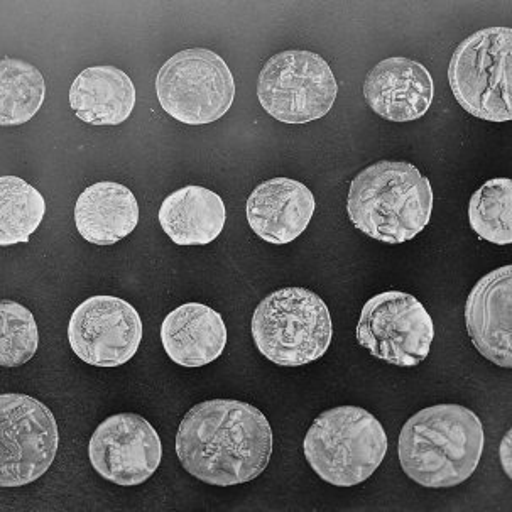
#> input picture 비전/images/spatial_frequency_filtering_input.png, 512 x 512 px
$ python partB_filtering.py
#> lines starting #> are read from the running program, lines starting #| are printed output that depends on the picture
# -*- coding: utf-8 -*-
"""
Homework 1 (Computer Vision) - Part B
Spatial- and Frequency-Domain Filtering  (from scratch)

Each filter is applied in both the spatial domain (direct convolution) and the
frequency domain (FFT multiply with zero-padding for LINEAR convolution), and the
two are compared via MSE / PSNR / SSIM. Also: frequency-response analysis,
impulse-response verification, and Gaussian-based unsharp masking.

Allowed built-ins: numpy (+ numpy.fft), PIL (loading), matplotlib (display).

Run:  python partB_filtering.py
-> figures saved to output/ as B1..B6, quantitative results printed.

Parameters:
  - blur kernel h_b = (1/9) * ones(3,3)
  - sharpen kernel h_s = [[0,-1,0],[-1,5,-1],[0,-1,0]]
  - Fourier display: centered log-magnitude  log(1 + |fftshift(F)|)
  - frequency filtering: zero-pad to (M+m-1, N+n-1) => linear convolution
  - unsharp masking: sigma = 1.0, 3.0 ; k = 1.0, 2.0 ; Gaussian radius = ceil(3*sigma)
"""

import os
import json
from pathlib import Path
import numpy as np
import matplotlib
matplotlib.use("Agg")
import matplotlib.pyplot as plt
from PIL import Image

IMG_PATH = os.path.join(os.path.dirname(os.path.abspath(__file__)), "images", "spatial_frequency_filtering_input.png")
BASE_DIR = Path(__file__).resolve().parent
OUT_DIR = str(BASE_DIR / "output")
SPEC = "magma"   # colormap for spectra


# =====================================================================
# From-scratch helpers
# =====================================================================
def conv2d(f, h):
    """Linear convolution, zero-padded, 'same' output (kernel flipped)."""
    f = f.astype(np.float64); h = h.astype(np.float64)
    kh, kw = h.shape
    ph, pw = kh // 2, kw // 2
    hf = h[::-1, ::-1]
    fp = np.pad(f, ((ph, ph), (pw, pw)))
    out = np.zeros_like(f)
    for i in range(kh):
        for j in range(kw):
            out += hf[i, j] * fp[i:i+f.shape[0], j:j+f.shape[1]]
    return out

def conv2d_fft(f, h, return_spectra=False):
    """Zero-extended linear convolution. Unshifted kernel, then centered 'same' crop.

    F, H and G use the identical full-convolution grid. A top-left kernel origin
    adds a phase delay; cropping by its radius aligns the odd-kernel output.
    """
    f = np.asarray(f, dtype=np.float64); h = np.asarray(h, dtype=np.float64)
    M, N = f.shape; m, n = h.shape
    if m % 2 == 0 or n % 2 == 0:
        raise ValueError("This centered implementation requires odd kernel dimensions")
    shape = (M+m-1, N+n-1)
    F = np.fft.fft2(f, shape); H = np.fft.fft2(h, shape); G = F * H
    full = np.fft.ifft2(G).real
    si, sj = m//2, n//2
    same = full[si:si+M, sj:sj+N]
    return (same, F, H, G) if return_spectra else same

def logmag(X):
    """Centered log-magnitude spectrum: log(1 + |fftshift(X)|)."""
    return np.log1p(np.abs(np.fft.fftshift(X)))

def spectrum_of_image(img):
    return logmag(np.fft.fft2(img))

def spectrum_of_kernel(h, shape):
    """Display-only: pad kernel to image size to show H(u,v)."""
    return logmag(np.fft.fft2(h, s=shape))

def gaussian_kernel(sigma):
    rad = max(1, int(np.ceil(3 * sigma)))
    ax = np.arange(-rad, rad + 1)
    xx, yy = np.meshgrid(ax, ax)
    g = np.exp(-(xx**2 + yy**2) / (2 * sigma**2))
    return g / g.sum()

# metrics (from scratch)
def mse(a, b):
    a = a.astype(np.float64); b = b.astype(np.float64)
    return float(np.mean((a - b) ** 2))

def psnr(a, b, peak=255.0):
    m = mse(a, b)
    return float("inf") if m == 0 else 10.0 * np.log10(peak * peak / m)

def _gauss_win(size=11, sigma=1.5):
    ax = np.arange(size) - (size - 1) / 2.0
    g = np.exp(-(ax ** 2) / (2 * sigma ** 2)); g /= g.sum()
    return np.outer(g, g)

def ssim(a, b, peak=255.0):
    a = a.astype(np.float64); b = b.astype(np.float64)
    w = _gauss_win(11, 1.5)
    C1 = (0.01 * peak) ** 2; C2 = (0.03 * peak) ** 2
    mu_a = conv2d(a, w); mu_b = conv2d(b, w)
    va = conv2d(a*a, w) - mu_a**2
    vb = conv2d(b*b, w) - mu_b**2
    vab = conv2d(a*b, w) - mu_a*mu_b
    smap = ((2*mu_a*mu_b + C1) * (2*vab + C2)) / ((mu_a**2 + mu_b**2 + C1) * (va + vb + C2))
    return float(smap.mean())


# =====================================================================
# Display helpers
# =====================================================================
def show(ax, img, title="", cmap="gray", vmin=None, vmax=None):
    ax.imshow(img, cmap=cmap, vmin=vmin, vmax=vmax)
    ax.set_title(title, fontsize=9)
    ax.axis("off")

def save(fig, tag):
    path = os.path.join(OUT_DIR, tag + ".png")
    fig.savefig(path, dpi=130, bbox_inches="tight")
    plt.close(fig)
    return path


hb = np.ones((3, 3)) / 9.0
hs = np.array([[0, -1, 0], [-1, 5, -1], [0, -1, 0]], dtype=np.float64)


def _overview_fig(f, h, hname, tag, clip_spatial):
    g_s = conv2d(f, h)
    g_f, F, H, G = conv2d_fft(f, h, return_spectra=True)
    diff = np.abs(g_s-g_f)
    sf, sh, sg = logmag(F), logmag(H), logmag(G)
    top = max(sf.max(), sg.max())
    fig, ax = plt.subplots(2,4,figsize=(16,8),layout="constrained")
    show(ax[0,0], f, "Input f", vmin=0, vmax=255)
    show(ax[0,1], sf, "log(1+|F|), padded grid", cmap=SPEC, vmin=0, vmax=top)
    show(ax[0,2], h, "Impulse response " + hname, vmin=min(0,h.min()), vmax=h.max())
    for (i,j), v in np.ndenumerate(h):
        ax[0,2].text(j,i,"%.3f" % v,ha="center",va="center",color="red",fontsize=11)
    show(ax[0,3], sh, "log(1+|H|), padded grid", cmap=SPEC, vmin=0, vmax=sh.max())
    show(ax[1,0], np.clip(g_s,0,255), "Spatial result (display clipped)", vmin=0,vmax=255)
    show(ax[1,1], np.clip(g_f,0,255), "FFT result (same crop)", vmin=0,vmax=255)
    show(ax[1,2], sg, "log(1+|G|), G=H F before crop", cmap=SPEC,vmin=0,vmax=top)
    show(ax[1,3], diff/1e-12, "Absolute difference / 1e-12",cmap="magma",vmin=0,vmax=1.2)
    fig.colorbar(ax[1,3].images[0],ax=ax[1,3],shrink=.8,label="Error in units of 1e-12")
    fig.suptitle("F and G share a log scale; max absolute error = %.3e" % diff.max())
    return save(fig,tag), g_s, g_f


def run_all(img_path=IMG_PATH):
    os.makedirs(OUT_DIR, exist_ok=True)
    f = np.array(Image.open(img_path).convert("L"), dtype=np.float64)
    res = {"figures": {}, "metrics": {}}
    F = res["figures"]; met = res["metrics"]
    met["shape"] = f.shape

    # ---- B1 Blur ----
    F["B1"], gb_s, gb_f = _overview_fig(f, hb, "h_b", "B1_blur", clip_spatial=False)
#> in logmag (call 3), `return np.log1p(np.abs(np.fft.fftshift(X)))`:
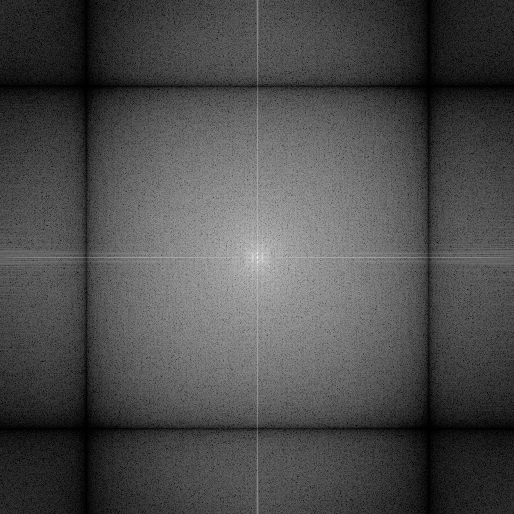
#> returned value: shape (514, 514) float64; min 0.00158, max 17.05, mean 5.1; drawn with min black and max white
#> in _overview_fig, `top = max(sf.max(), sg.max())`: top = 17.05
#> in save, `fig.savefig(path, dpi=130, bbox_inches="tight")`:
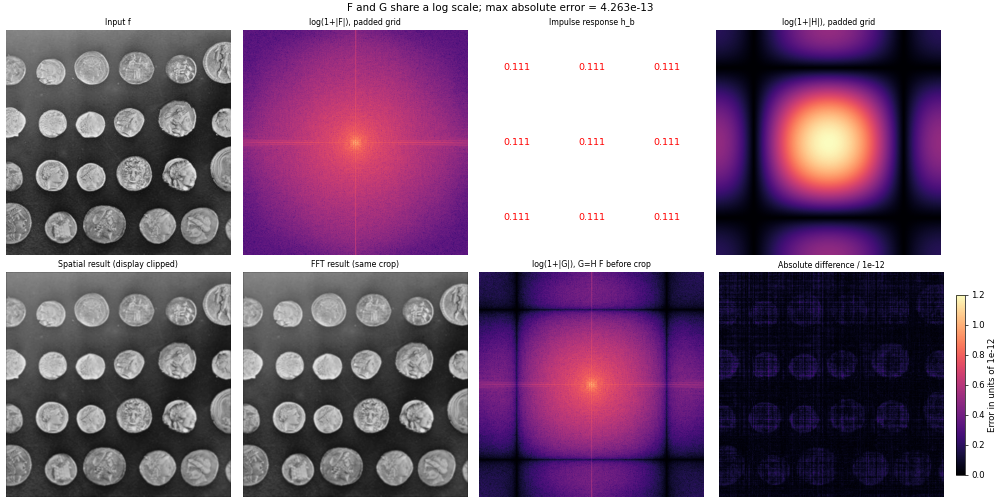
#> figure drawn by matplotlib, 9 panels
    met["blur_mse"] = mse(gb_s, gb_f); met["blur_psnr"] = psnr(gb_s, gb_f, 255); met["blur_ssim"] = ssim(gb_s, gb_f, 255)
#> in psnr, `m = mse(a, b)`: m = 7.34e-27

    # ---- B2 Sharpen ----
    F["B2"], gs_s, gs_f = _overview_fig(f, hs, "h_s", "B2_sharpen", clip_spatial=True)
#> after the loop in conv2d (call 7), `for i in range(kh):`:
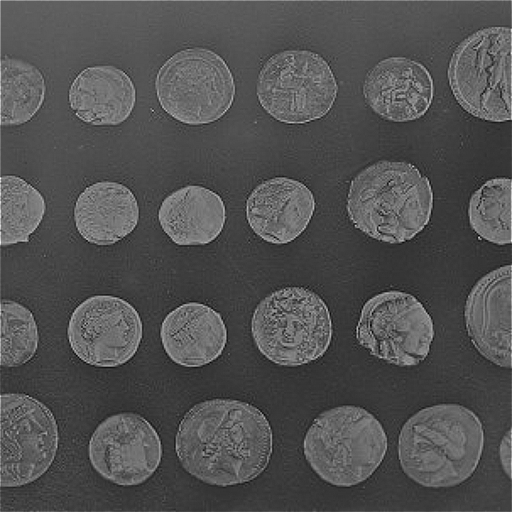
#> out: shape (512, 512) float64; min -113, max 541, mean 97.5; drawn with min black and max white
#> in logmag (call 6), `return np.log1p(np.abs(np.fft.fftshift(X)))`:
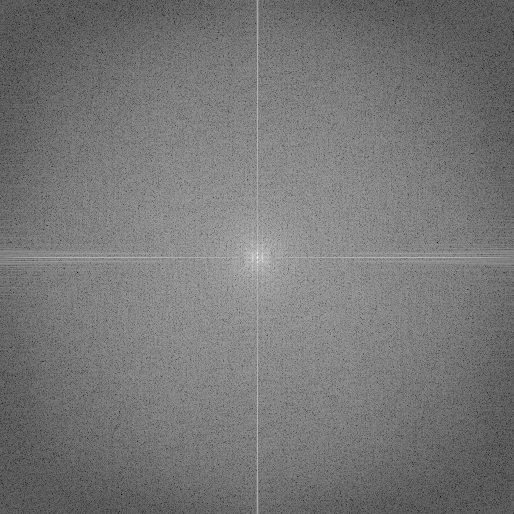
#> returned value: shape (514, 514) float64; min 1.38, max 17.05, mean 8.72; drawn with min black and max white
#> call 2 of save, with tag = 'B2_sharpen'
#> in save (call 2), `fig.savefig(path, dpi=130, bbox_inches="tight")`:
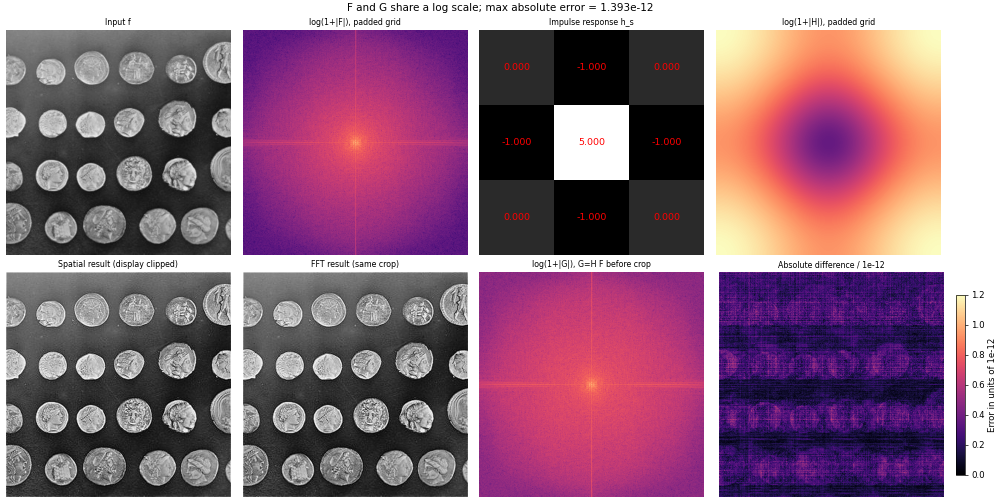
#> figure drawn by matplotlib, 9 panels
    met["sharp_mse"] = mse(gs_s, gs_f); met["sharp_psnr"] = psnr(gs_s, gs_f, 255); met["sharp_ssim"] = ssim(gs_s, gs_f, 255)
#> call 2 of ssim, with peak = 255
#> after the loop in conv2d (call 10), `for i in range(kh):`:
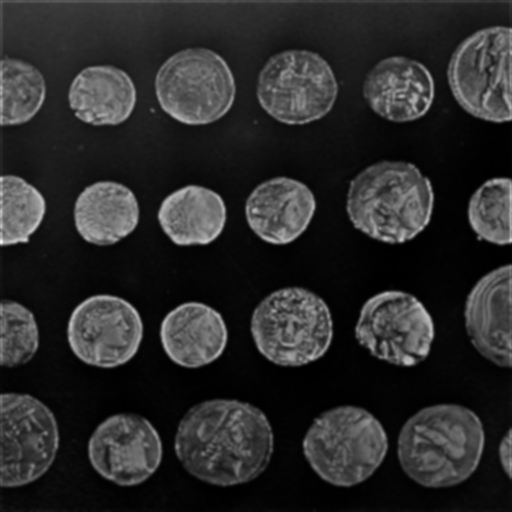
#> out: shape (512, 512) float64; min 365.1, max 77250.8, mean 13303.5; drawn with min black and max white
#> in ssim (call 2), `va = conv2d(a*a, w) - mu_a**2`:
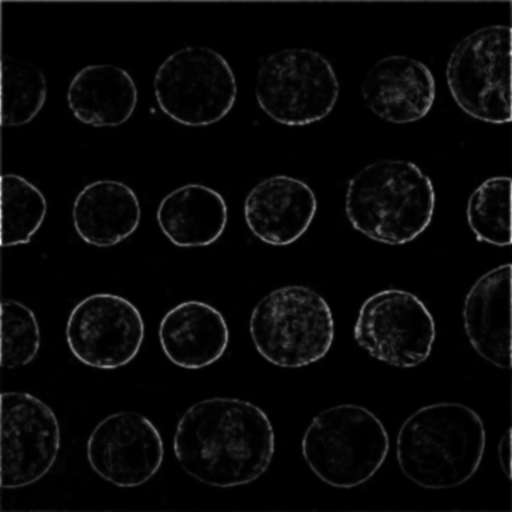
#> va: shape (512, 512) float64; min 0.587, max 32033.8, mean 1031.2; drawn with min black and max white

    # ---- B3 Frequency analysis (|F|,|H|,|G|) + response cross-section ----
    for name, h, tag in [("Blur h_b", hb, "blur"), ("Sharpen h_s", hs, "sharpen")]:
        _, Fs, Hs, Gs = conv2d_fft(f, h, return_spectra=True)
        spectra = [logmag(Fs),logmag(Hs),logmag(Gs)]
        vmax = max(spectra[0].max(),spectra[2].max())
        fig, ax = plt.subplots(1,3,figsize=(15,4.8),layout="constrained")
        for j,title in enumerate(["log(1+|F|)","log(1+|H|)","log(1+|G|), G=H F"]):
            show(ax[j],spectra[j],title,cmap=SPEC,vmin=0,
                 vmax=spectra[1].max() if j==1 else vmax)
            fig.colorbar(ax[j].images[0],ax=ax[j],shrink=.8)
        fig.suptitle(name + " - same padded grid; F and G share the scale")
        F["B3_"+tag] = save(fig,"B3_spectra_"+tag)
#> this loop made 2 passes
#> vmax on passes 1 to 2: 17.05, 17.05
#> after the loop, F = 4 items

    # ---- B4 Impulse-response verification ----
    sz = 31
    delta = np.zeros((sz, sz)); delta[sz//2, sz//2] = 1.0
    c = sz // 2; r = 4  # crop half-size for visibility
    for name, h, tag in [("Blur", hb, "blur"), ("Sharpen", hs, "sharpen")]:
        out = conv2d(delta, h)
        out_fft = conv2d_fft(delta, h)
        met["impulse_fft_err_"+tag] = float(np.max(np.abs(out-out_fft)))
        kh, kw = h.shape
        patch = out[c-kh//2:c-kh//2+kh, c-kw//2:c-kw//2+kw]
        err = float(np.max(np.abs(patch - h)))
        fig, ax = plt.subplots(1, 5, figsize=(16, 3.4))
        show(ax[0], delta, "delta(x,y)")
        # |FFT(delta)| = 1 at every frequency -> log(1+1)=0.693 constant.
        # Fix vmin/vmax so the panel reads as genuinely FLAT (otherwise imshow
        # auto-scales ~1e-16 float noise to full contrast and looks textured).
        show(ax[1], logmag(np.fft.fft2(delta)), "log|FFT(delta)|  (FLAT = all freqs equal)",
             cmap=SPEC, vmin=0.0, vmax=1.0)
        show(ax[2], out[c-r:c+r+1, c-r:c+r+1], "output h*delta  (center 9x9)")
        show(ax[3], h, "impulse response h", vmin=min(0,h.min()), vmax=h.max())
        for (hi,hj), value in np.ndenumerate(h):
            ax[3].text(hj,hi,"%.3f" % value,ha="center",va="center",color="red",fontsize=10)
        show(ax[4], spectrum_of_kernel(h, (sz, sz)), "log|H(u,v)|", cmap=SPEC)
        fig.suptitle("%s :  max|output_center - h| = %.2e" % (name, err), y=1.05)
        F["B4_" + tag] = save(fig, "B4_impulse_" + tag)
        met["impulse_err_" + tag] = err
#> after the loop, F = 6 items; met = 11 items

    # ---- B5 Gaussian-based unsharp masking ----
    COLS = ["original f", "Gaussian kernel", "blurred f_L", "high-freq f_H", "sharpened g"]

    def components(sigma):
        gk = gaussian_kernel(sigma); fL = conv2d(f, gk); fH = f - fL
        return gk, fL, fH

    def b5_panel(variants, title, tag):
        # variants: list of (label, gk, fL, fH, g). 2 rows per variant: image row + |F| spectrum row.
        nrows = 2 * len(variants)
        fig, ax = plt.subplots(nrows, 5, figsize=(16, 3.05 * nrows))
        cmaps = ["gray", "viridis", "gray", "gray", "gray"]
        for vi, (lbl, gk, fL, fH, g) in enumerate(variants):
            ri = 2 * vi
            imgs = [f, gk, fL, fH, np.clip(g, 0, 255)]
            for c in range(5):
                show(ax[ri, c], imgs[c], "%s  [%s]" % (COLS[c], lbl), cmap=cmaps[c])
            specs = [spectrum_of_image(f), spectrum_of_kernel(gk, f.shape),
                     spectrum_of_image(fL), spectrum_of_image(fH), spectrum_of_image(g)]
            for c in range(5):
                show(ax[ri + 1, c], specs[c], "|F| of " + COLS[c], cmap=SPEC)
        fig.suptitle(title, y=1.0)
        plt.tight_layout()
        return save(fig, tag)

    # (A) vary sigma (k fixed) : rows = [sigma=1 image, sigma=1 |F|, sigma=3 image, sigma=3 |F|]
    k_fix = 2.0
    var_sigma = []
    for s in [1.0, 3.0]:
        gk, fL, fH = components(s)
        var_sigma.append(("sigma=%.0f, k=%.0f" % (s, k_fix), gk, fL, fH, (1 + k_fix) * f - k_fix * fL))
#> after the loop, var_sigma = 2 items
    F["B5_sigma"] = b5_panel(var_sigma, "B5 - vary sigma (k=%.0f fixed);  each variant: image row + |F| spectrum row" % k_fix, "B5_1_vary_sigma")
#> in b5_panel, `nrows = 2 * len(variants)`: nrows = 4
#> the loop in b5_panel, `for vi, (lbl, gk, fL, fH, g) in enumerate(variants):` made 2 passes
#> (vi, lbl, ri) on passes 1 to 2: (0, 'sigma=1, k=2', 0), (1, 'sigma=3, k=2', 2)

    # (B) vary k (sigma fixed = 3)
    s_fix = 3.0
    gk3, fL3, fH3 = components(s_fix)
    var_k = [("sigma=%.0f, k=%.0f" % (s_fix, k), gk3, fL3, fH3, (1 + k) * f - k * fL3) for k in [1.0, 2.0]]
#> var_k = 2 items
    F["B5_k"] = b5_panel(var_k, "B5 - vary k (sigma=%.0f fixed);  each variant: image row + |F| spectrum row" % s_fix, "B5_2_vary_k")
#> the loop in b5_panel (call 2), `for vi, (lbl, gk, fL, fH, g) in enumerate(variants):` made 2 passes
#> (vi, lbl, ri) on passes 1 to 2: (0, 'sigma=3, k=1', 0), (1, 'sigma=3, k=2', 2)

    # (C) compare with the fixed 3x3 sharpening kernel h_s (use sigma=3 for coarse-structure sharpening)
    g_unsharp = (1 + 1.0) * f - 1.0 * fL3        # sigma=3, k=1
    g_fixed = conv2d(f, hs)
    fig, ax = plt.subplots(1, 3, figsize=(14, 4.6))
    show(ax[0], f, "original f")
    show(ax[1], np.clip(g_fixed, 0, 255), "fixed 3x3 kernel h_s")
    show(ax[2], np.clip(g_unsharp, 0, 255), "unsharp sigma=3, k=1")
    fig.suptitle("B5 comparison: fixed frequency gain vs adjustable Gaussian scale and strength", y=1.02)
    F["B5_vs_fixed"] = save(fig, "B5_3_vs_fixed")

    # B5 verification in both domains, for every sigma/k combination.
    met["unsharp_comparison"] = []
    fig, ax = plt.subplots(4,3,figsize=(12,14),layout="constrained")
    for row,(sigma,k) in enumerate([(1.,1.),(1.,2.),(3.,1.),(3.,2.)]):
        gk = gaussian_kernel(sigma)
        fLs = conv2d(f,gk); fLf = conv2d_fft(f,gk)
        us = (1+k)*f-k*fLs; uf = (1+k)*f-k*fLf
        met["unsharp_comparison"].append([sigma,k,gk.shape[0],mse(us,uf),
                                           psnr(us,uf,255),ssim(us,uf,255),
                                           float(np.max(np.abs(us-uf))),
                                           float(100*np.mean((us<0)|(us>255)))])
        label = "sigma=%.0f, k=%.0f" % (sigma,k)
        show(ax[row,0],np.clip(us,0,255),"Spatial: "+label,vmin=0,vmax=255)
        show(ax[row,1],np.clip(uf,0,255),"FFT: "+label,vmin=0,vmax=255)
        show(ax[row,2],np.abs(us-uf)/1e-12,"Difference / 1e-12",cmap=SPEC,vmin=0,vmax=1.2)
        fig.colorbar(ax[row,2].images[0],ax=ax[row,2],shrink=.8)
#> this loop made 4 passes
    F["B5_domains"] = save(fig,"B5_4_domains")
    met["mean_input"] = float(f.mean())
    met["mean_sharpen"] = float(gs_s.mean())
    return res


def _print(m):
    print("=" * 60); print("Part B  Quantitative results"); print("=" * 60)
    print("input size            : %dx%d" % m["shape"])
    print("[Blur]    spatial vs freq:  MSE=%.3e  PSNR=%.1f dB  SSIM=%.6f" % (m["blur_mse"], m["blur_psnr"], m["blur_ssim"]))
    print("[Sharpen] spatial vs freq:  MSE=%.3e  PSNR=%.1f dB  SSIM=%.6f" % (m["sharp_mse"], m["sharp_psnr"], m["sharp_ssim"]))
    print("impulse h*delta=h error:  blur=%.1e  sharpen=%.1e" % (m["impulse_err_blur"], m["impulse_err_sharpen"]))
    print("B5: sigma k size MSE PSNR SSIM max_error out_of_range_percent")
    for row in m["unsharp_comparison"]:
        print("%.0f %.0f %d %.3e %.2f %.8f %.3e %.3f" % tuple(row))
    print("=" * 60)


def portable_results(value):
    """Keep cached experiment paths valid when the project folder is moved."""
    if isinstance(value, dict):
        return {k: portable_results(v) for k, v in value.items()}
    if isinstance(value, (list, tuple)):
        return [portable_results(v) for v in value]
    if isinstance(value, str) and value.endswith(".png"):
        return "output/" + Path(value).name
    return value


if __name__ == "__main__":
    r = run_all()
    with open(BASE_DIR / "results_B.json", "w", encoding="utf-8") as stream:
        json.dump(portable_results(r), stream, indent=2, default=float)
    _print(r["metrics"])
    print("figures saved to '%s/':" % OUT_DIR)
    for k, v in r["figures"].items():
        print("  [%s] %s" % (k, v))

$ run again, with 비전/images/point_processing_input_rgb.png copied over 비전/images/spatial_frequency_filtering_input.png
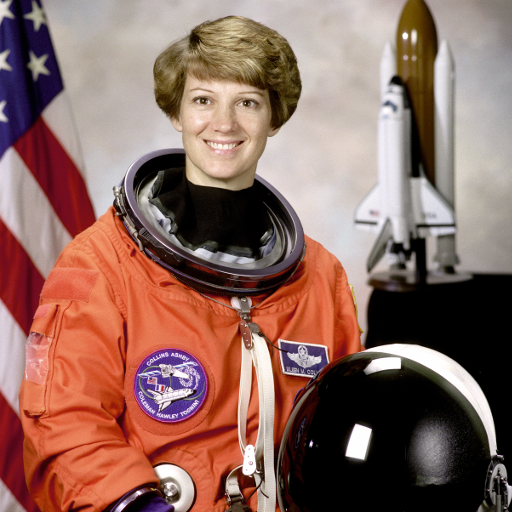
#> input picture 비전/images/point_processing_input_rgb.png, 512 x 512 px
#> top = 17.23
#> m = 1.21e-26
#> fp: shape (522, 522) float64
#> in _overview_fig (call 2), `diff = np.abs(g_s-g_f)`:
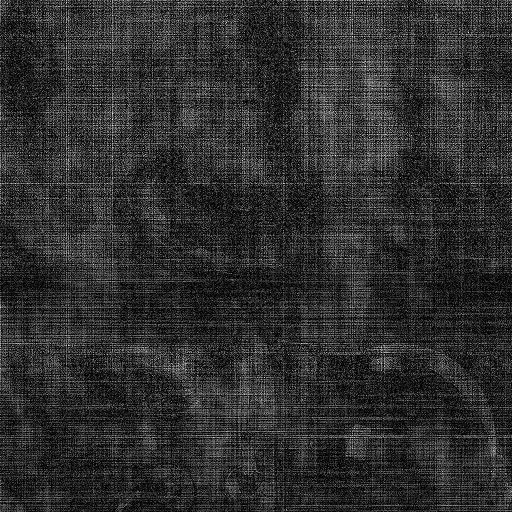
#> diff: shape (512, 512) float64; min 0, max 1.53e-12, mean 2.86e-13; drawn with min black and max white
#> in ssim (call 2), `va = conv2d(a*a, w) - mu_a**2`:
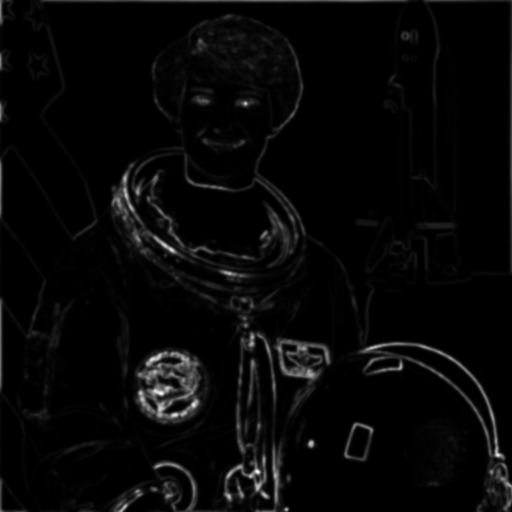
#> va: shape (512, 512) float64; min -1.24e-10, max 66074, mean 2040.8; drawn with min black and max white
#> the loop in run_all, `for name, h, tag in [("Blur h_b", hb, "blur"), ("Sharpen h_s", hs, "sh..` made 2 passes
#> vmax on passes 1 to 2: 17.23, 17.23
#> after the loop in run_all, `for name, h, tag in [("Blur h_b", hb, "blur"), ("Sharpen h_s", hs, "sh..`: F = 4 items
#> after the loop in run_all, `for name, h, tag in [("Blur", hb, "blur"), ("Sharpen", hs, "sharpen")]:`: F = 6 items; met = 11 items
#> after the loop in run_all, `for s in [1.0, 3.0]:`: var_sigma = 2 items
#> nrows = 4
#> the loop in b5_panel, `for vi, (lbl, gk, fL, fH, g) in enumerate(variants):` made 2 passes
#> (vi, lbl, ri) on passes 1 to 2: (0, 'sigma=1, k=2', 0), (1, 'sigma=3, k=2', 2)
#> var_k = 2 items
#> the loop in b5_panel (call 2), `for vi, (lbl, gk, fL, fH, g) in enumerate(variants):` made 2 passes
#> (vi, lbl, ri) on passes 1 to 2: (0, 'sigma=3, k=1', 0), (1, 'sigma=3, k=2', 2)
#> the loop in run_all, `for row,(sigma,k) in enumerate([(1.,1.),(1.,2.),(3.,1.),(3.,2.)]):` made 4 passes
